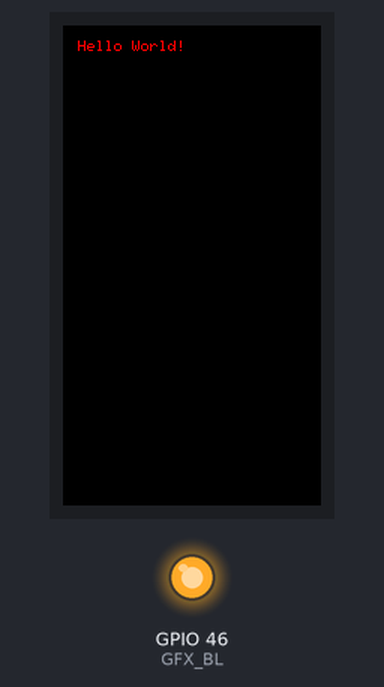
The sketch below on a simulated ESP32. On the bench: 172×320 colour display, output pins drawn as LEDs (lit = HIGH). Random numbers use the default seed unless the sketch sets one; what the sketch prints to the serial monitor is not drawn.

Above: at 0.2 s.
At 5.2 s:
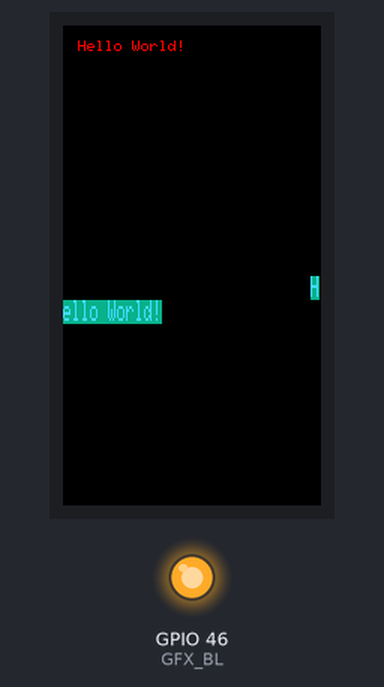
At 9.2 s:
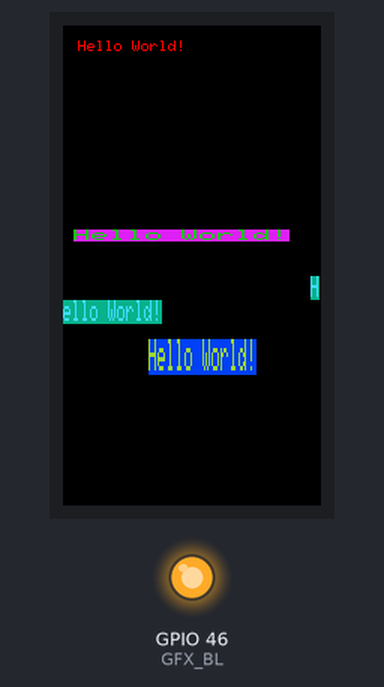
At 13.2 s:
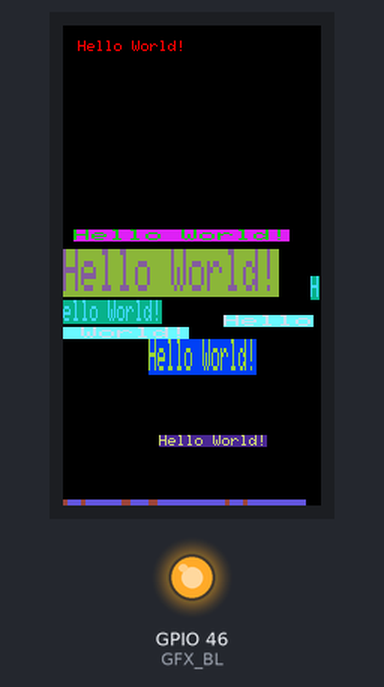
At 21.3 s:
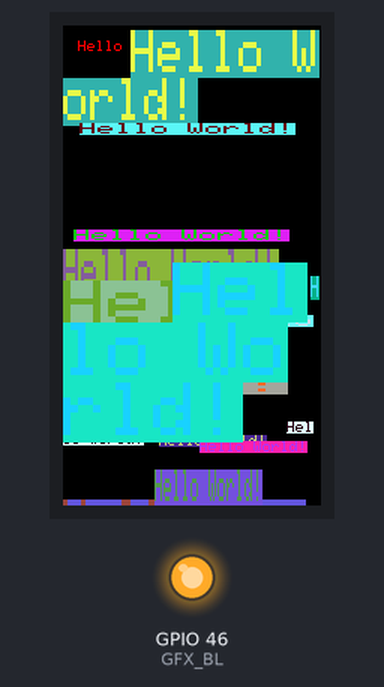
At 38.4 s:
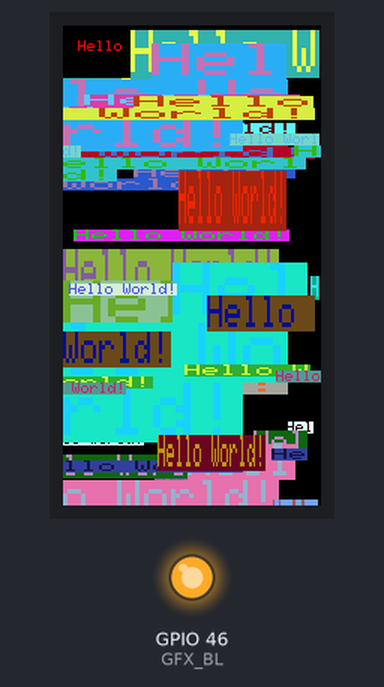

Measured:
- what the display in image 1 shows lasts 3.0 s, from 5.2 s to 8.2 s
- what the display in image 2 shows lasts 1.0 s, from 9.2 s to 10.2 s

The sketch:

01_gfx_helloworld.ino
```cpp
#include <Arduino_GFX_Library.h>

#define ROTATION 0

#define GFX_BL 46  // backlight

Arduino_DataBus *bus = new Arduino_ESP32SPI(41 /* DC */, 42 /* CS */, 40 /* SCK */, 45 /* MOSI */);

Arduino_GFX *gfx = new Arduino_ST7789(
  bus, 39 /* RST */, 0 /* rotation */, false /* IPS */,
  172 /* width */, 320 /* height */,
  34 /*col_offset1*/, 0 /*row_offset1*/,
  34 /*col_offset2*/, 0 /*row_offset2*/);

void setup(void) {
  Serial.begin(115200);
  Serial.println("Arduino_GFX Hello World example");

  if (!gfx->begin()) {
    Serial.println("gfx->begin() failed!");
  }

  gfx->setRotation(ROTATION);
  gfx->fillScreen(RGB565_BLACK);

  pinMode(GFX_BL, OUTPUT);
  digitalWrite(GFX_BL, HIGH);

  gfx->setCursor(10, 10);
  gfx->setTextColor(RGB565_RED);
  gfx->println("Hello World!");

  delay(5000);
}

void loop() {
  gfx->setCursor(random(gfx->width()), random(gfx->height()));
  gfx->setTextColor(random(0xffff), random(0xffff));
  gfx->setTextSize(random(6), random(6), random(2));
  gfx->println("Hello World!");

  delay(1000);
}
```
